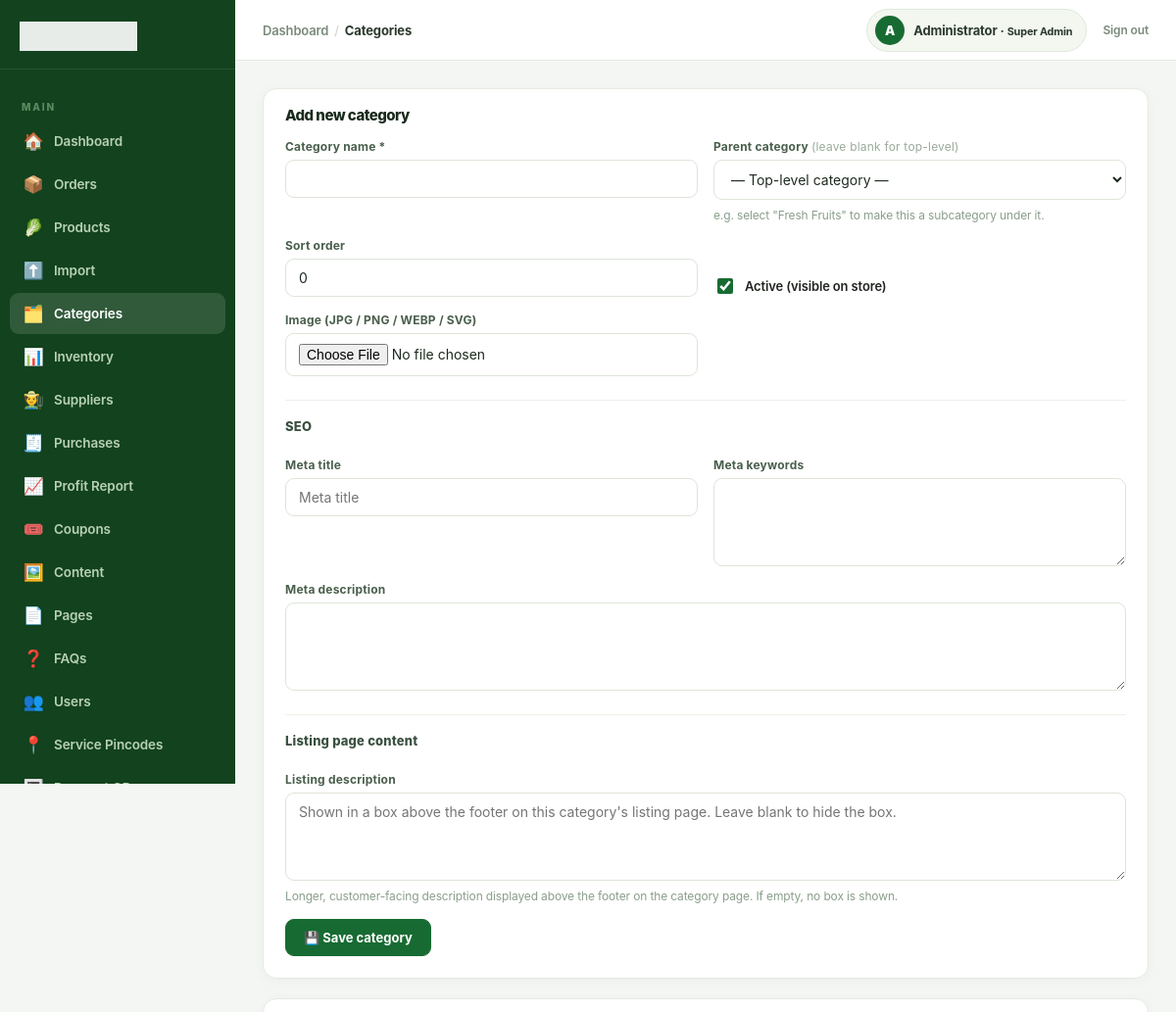
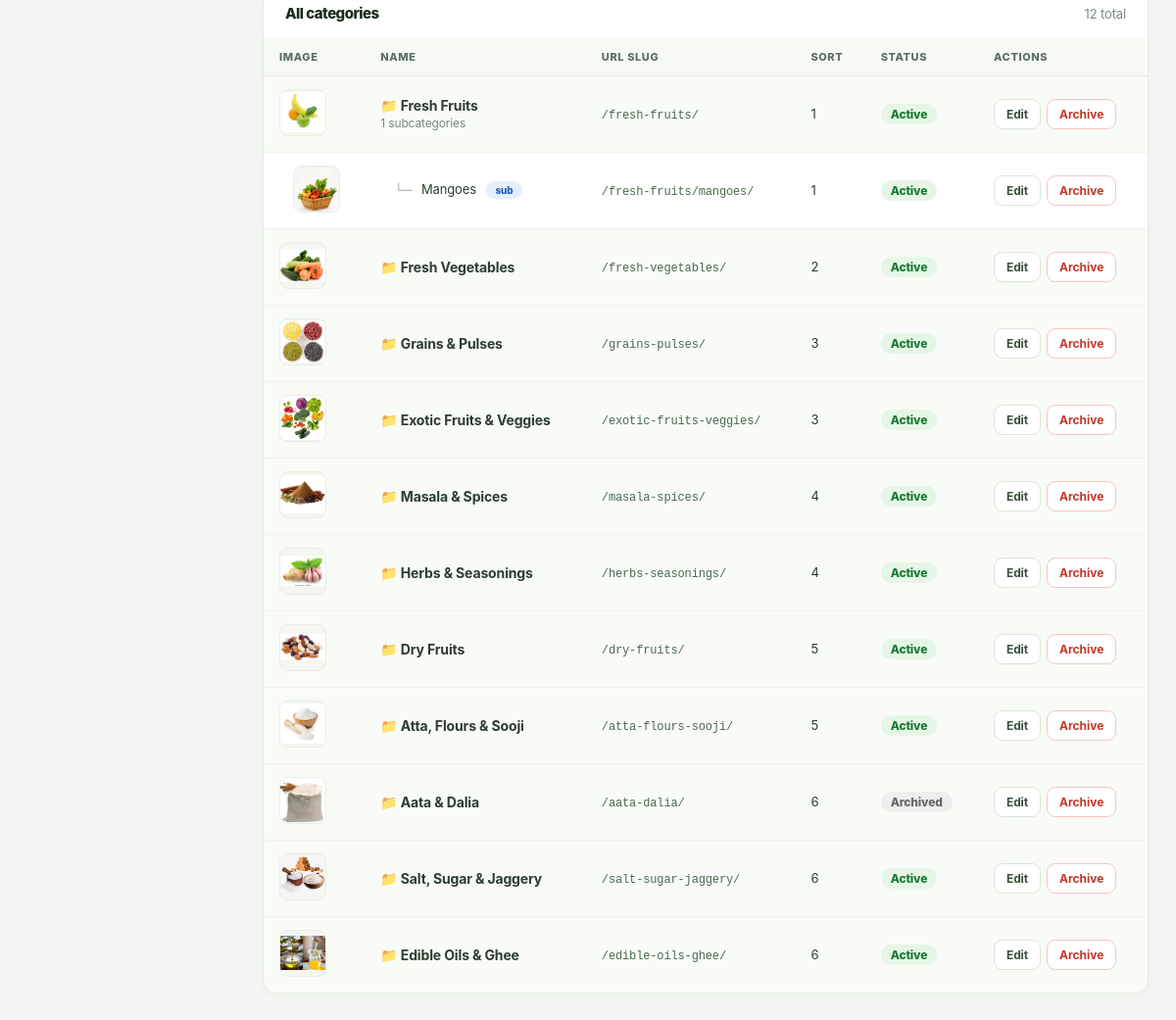
Screenshot of /admin/categories.php (signed in) with the database file from the repository (2 pictures, top to bottom).
### tables this page shows
CREATE TABLE `users` (
  `id` bigint(20) UNSIGNED NOT NULL,
  `name` varchar(120) NOT NULL,
  `first_name` varchar(80) DEFAULT NULL,
  `last_name` varchar(80) DEFAULT NULL,
  `email` varchar(190) DEFAULT NULL,
  `phone` varchar(20) DEFAULT NULL,
  `avatar` varchar(500) DEFAULT NULL,
  `password_hash` varchar(255) DEFAULT NULL,
  `provider` enum('local','google','facebook') NOT NULL DEFAULT 'local',
  `provider_id` varchar(190) DEFAULT NULL,
  `role_slug` varchar(80) NOT NULL DEFAULT 'customer',
  `points` int(10) UNSIGNED NOT NULL DEFAULT 0,
  `wallet_balance` decimal(10,2) NOT NULL DEFAULT 0.00,
  `remember_token_hash` varchar(255) DEFAULT NULL,
  `referral_code` varchar(32) DEFAULT NULL,
  `referred_by` bigint(20) UNSIGNED DEFAULT NULL,
  `is_active` tinyint(1) NOT NULL DEFAULT 1,
  `remarks` text DEFAULT NULL,
  `created_at` timestamp NOT NULL DEFAULT current_timestamp(),
  `updated_at` timestamp NOT NULL DEFAULT current_timestamp() ON UPDATE current_timestamp()
);

CREATE TABLE `categories` (
  `id` int(10) UNSIGNED NOT NULL,
  `parent_id` int(10) UNSIGNED DEFAULT NULL,
  `name` varchar(120) NOT NULL,
  `slug` varchar(140) NOT NULL,
  `image` varchar(255) DEFAULT NULL,
  `is_active` tinyint(1) DEFAULT 1,
  `sort_order` int(11) DEFAULT 0,
  `meta_title` varchar(180) DEFAULT NULL,
  `meta_description` varchar(320) DEFAULT NULL,
  `meta_keywords` varchar(500) DEFAULT NULL,
  `listing_description` text DEFAULT NULL
);

### config/config.php (called while the page is built, shortened)
<?php
function e(?string $v):string{return htmlspecialchars($v??'',ENT_QUOTES,'UTF-8');}
function url(string $p=''):string{return BASE_URL.ltrim($p,'/');}
function asset_url(?string $p):string{if(!$p)return url('assets/images/products/no-product-basket.png');return preg_match('~^https?://~i',$p)?$p:url($p);}

### admin/categories.php (the view, shortened to what this page needs)
<?php
$pdo = db();
$edit = null;
$allCats = $pdo->query('SELECT * FROM categories ORDER BY sort_order,id')->fetchAll();
$parents  = array_filter($allCats, fn($c) => !$c['parent_id']);
$children = [];
foreach ($allCats as $c) {
    if ($c['parent_id']) $children[$c['parent_id']][] = $c;
}
$adminSection = 'categories';
$adminCrumbs  = [['label' => 'Categories']];
include __DIR__.'/../includes/admin-header.php';
?>
<div class="ap-card">
  <div class="ap-card-header">
    <h2 class="ap-card-title"><?= $edit ? 'Edit category' : 'Add new category' ?></h2>
  </div>
  <div class="ap-card-body">
    <form class="ap-form" method="post" enctype="multipart/form-data">
      <div class="ap-form-grid">
        <div class="ap-field">
          <label class="ap-label">Category name *</label>
          <input class="ap-input" name="name" value="<?= e($edit['name'] ?? '') ?>" required>
        </div>
        <div class="ap-field">
          <label class="ap-label">
            Parent category
            <span style="font-weight:400;color:#9aaa9b">(leave blank for top-level)</span>
          </label>
          <select class="ap-select" name="parent_id">
            <option value="">— Top-level category —</option>
          </select>
          <span class="ap-hint">e.g. select "Fresh Fruits" to make this a subcategory under it.</span>
        </div>
        <div class="ap-field">
          <label class="ap-label">Sort order</label>
          <input class="ap-input" name="sort_order" type="number"
                 value="<?= e((string)($edit['sort_order'] ?? 0)) ?>">
        </div>
        <div class="ap-field" style="align-self:end;">
          <label class="ap-check-row">
            <input type="checkbox" name="active"
                   <?= !isset($edit['is_active']) || $edit['is_active'] ? 'checked' : '' ?>>
            Active (visible on store)
          </label>
        </div>
        <div class="ap-field">
          <label class="ap-label">Image (JPG / PNG / WEBP / SVG)</label>
          <input class="ap-input" type="file" name="image"
                 accept="image/jpeg,image/png,image/webp,image/svg+xml">
        </div>
      </div>
      <div class="ap-section-title">SEO</div>
      <div class="ap-form-grid">
        <div class="ap-field">
          <label class="ap-label">Meta title</label>
          <input class="ap-input" name="meta_title"
                 value="<?= e($edit['meta_title'] ?? '') ?>" placeholder="Meta title">
        </div>
        <div class="ap-field">
          <label class="ap-label">Meta keywords</label>
          <textarea class="ap-textarea" name="meta_keywords"><?= e($edit['meta_keywords'] ?? '') ?></textarea>
        </div>
        <div class="ap-field ap-form-wide">
          <label class="ap-label">Meta description</label>
          <textarea class="ap-textarea" name="meta_description"><?= e($edit['meta_description'] ?? '') ?></textarea>
        </div>
      </div>
      <div class="ap-section-title">Listing page content</div>
      <div class="ap-form-grid">
        <div class="ap-field ap-form-wide">
          <label class="ap-label">Listing description</label>
          <textarea class="ap-textarea" name="listing_description" rows="4"
                    placeholder="Shown in a box above the footer on this category's listing page. Leave blank to hide the box."><?= e($edit['listing_description'] ?? '') ?></textarea>
          <span class="ap-hint">Longer, customer-facing description displayed above the footer on the category page. If empty, no box is shown.</span>
        </div>
      </div>
      <div><button class="ap-btn ap-btn-primary">💾 Save category</button></div>
    </form>
  </div>
</div>
<div class="ap-card">
  <div class="ap-card-header">
    <h2 class="ap-card-title">All categories</h2>
    <span style="font-size:13px;color:#7a8a7b;"><?= count($allCats) ?> total</span>
  </div>
  <div class="ap-card-body no-pad">
    <div class="ap-table-wrap">
      <table class="ap-table">
        <thead>
          <tr>
            <th>Image</th>
            <th>Name</th>
            <th>URL slug</th>
            <th>Sort</th>
            <th>Status</th>
            <th>Actions</th>
          </tr>
        </thead>
        <tbody>
          <?php foreach ($parents as $parent): ?>
          <tr style="background:#f8fbf6;">
            <td>
              <img class="thumb" src="<?= e(asset_url($parent['image'])) ?>" alt="">
            </td>
            <td>
              <b style="font-size:14px;">📁 <?= e($parent['name']) ?></b>
              <?php $childCount = count($children[$parent['id']] ?? []); ?>
              <?php if ($childCount): ?>
                <small style="color:#7a8a7b;"><?= $childCount ?> subcategories</small>
              <?php endif; ?>
            </td>
            <td><code style="font-size:12px;color:#4a6a4c;">/<?= e($parent['slug']) ?>/</code></td>
            <td><?= $parent['sort_order'] ?></td>
            <td>
              <span class="ap-badge <?= $parent['is_active'] ? 'ap-badge-green' : 'ap-badge-gray' ?>">
                <?= $parent['is_active'] ? 'Active' : 'Archived' ?>
              </span>
            </td>
            <td>
              <div style="display:flex;gap:6px;">
                <a class="ap-btn ap-btn-sm" href="?edit=<?= $parent['id'] ?>">Edit</a>
                <form method="post" style="display:inline">
                  <button class="ap-btn ap-btn-sm ap-btn-danger"
                          onclick="return confirm('Archive this category? Subcategories will become top-level.')">
                    Archive
                  </button>
                </form>
              </div>
            </td>
          </tr>
          <?php foreach (($children[$parent['id']] ?? []) as $child): ?>
          <tr>
            <td style="padding-left:30px;">
              <img class="thumb" src="<?= e(asset_url($child['image'])) ?>" alt="">
            </td>
            <td style="padding-left:30px;">
              <span style="color:#9aaa9b;margin-right:6px;">└─</span>
              <?= e($child['name']) ?>
              <span class="ap-badge ap-badge-blue" style="font-size:10px;margin-left:6px;">sub</span>
            </td>
            <td>
              <code style="font-size:12px;color:#4a6a4c;">/<?= e($parent['slug']) ?>/<?= e($child['slug']) ?>/</code>
            </td>
            <td><?= $child['sort_order'] ?></td>
            <td>
              <span class="ap-badge <?= $child['is_active'] ? 'ap-badge-green' : 'ap-badge-gray' ?>">
                <?= $child['is_active'] ? 'Active' : 'Archived' ?>
              </span>
            </td>
            <td>
              <div style="display:flex;gap:6px;">
                <a class="ap-btn ap-btn-sm" href="?edit=<?= $child['id'] ?>">Edit</a>
                <form method="post" style="display:inline">
                  <button class="ap-btn ap-btn-sm ap-btn-danger"
                          onclick="return confirm('Archive this subcategory?')">
                    Archive
                  </button>
                </form>
              </div>
            </td>
          </tr>
          <?php endforeach; ?>
          <?php endforeach; ?>
        </tbody>
      </table>
    </div>
  </div>
</div>
<?php include __DIR__.'/../includes/admin-footer.php'; ?>

### includes/admin-header.php (shortened to what this page needs)
<?php
$adminTitle   = $adminTitle   ?? 'Admin';
$adminSection = $adminSection ?? '';
$adminCrumbs  = $adminCrumbs  ?? [];
$_au = null;
if (is_logged_in()) {
    $_s = $pdo->prepare('SELECT first_name, last_name, role_slug FROM users WHERE id = ? LIMIT 1');
    $_s->execute([user_id()]);
    $_au = $_s->fetch();
}
$_auName  = trim(($_au['first_name'] ?? '') . ' ' . ($_au['last_name'] ?? '')) ?: 'Admin';
$_auRole  = ucwords(str_replace('_', ' ', $_au['role_slug'] ?? 'admin'));
$_auInit  = strtoupper(mb_substr($_auName, 0, 1));
$_navItems = [
    ['dashboard', '🏠', 'Dashboard',  url('admin/'),                 null],
    ['orders',    '📦', 'Orders',     url('admin/orders.php'),       'orders'],
    ['products',  '🥬', 'Products',   url('admin/products.php'),     'catalog'],
    ['import',    '⬆️', 'Import',     url('admin/import.php'),       'catalog'],
    ['categories','🗂️',  'Categories', url('admin/categories.php'),  'catalog'],
    ['inventory', '📊', 'Inventory',  url('admin/inventory.php'),    'catalog'],
    ['suppliers', '🧑‍🌾', 'Suppliers', url('admin/suppliers.php'),    'catalog'],
    ['purchases', '🧾', 'Purchases',  url('admin/purchases.php'),    'catalog'],
    ['inventory-report', '📈', 'Profit Report', url('admin/inventory-report.php'), 'catalog'],
    ['coupons',   '🎟️',  'Coupons',   url('admin/coupons.php'),      'settings'],
    ['content',   '🖼️',  'Content',   url('admin/content.php'),      'content'],
    ['pages',     '📄', 'Pages',      url('admin/pages.php'),        'content'],
    ['faqs',      '❓', 'FAQs',       url('admin/faqs.php'),         'content'],
    ['users',     '👥', 'Users',      url('admin/users.php'),        'users'],
    ['pincodes',  '📍', 'Service Pincodes', url('admin/pincodes.php'), 'settings'],
    ['qr',        '🔳', 'Payment QR', url('admin/qr.php'),           'settings'],
    ['settings',  '⚙️',  'Settings',  url('admin/settings.php'),    'settings'],
];
?>
<!doctype html>
<html lang="en">
<head>
  <link rel="stylesheet" href="<?= url('assets/css/style.css') ?>?v=<?= time() ?>">
</head>
<body class="admin-body">
<div class="admin-shell">
  <aside class="admin-sidebar" id="adminSidebar">
    <div class="admin-brand">
      <img src="<?= url('assets/logo.png') ?>" alt="<?= e(APP_NAME) ?>">
    </div>
    <nav class="admin-nav">
      <div class="admin-nav-section">Main</div>
      <?php foreach ($_navItems as [$key, $icon, $label, $href, $perm]): ?>
        <a href="<?= e($href) ?>" class="<?= $adminSection === $key ? 'active' : '' ?>">
          <span class="nav-icon"><?= $icon ?></span>
          <?= e($label) ?>
        </a>
      <?php endforeach; ?>
    </nav>
  </aside>
  <div class="admin-main">
    <header class="admin-topbar">
      <div class="admin-topbar-left">
        <?php if ($adminCrumbs): ?>
          <nav class="admin-breadcrumb" aria-label="Breadcrumb">
            <a href="<?= url('admin/') ?>">Dashboard</a>
            <?php foreach ($adminCrumbs as $_crumb): ?>
              <span class="sep">/</span>
              <?php if (!empty($_crumb['url'])): ?>
                <a href="<?= e($_crumb['url']) ?>"><?= e($_crumb['label']) ?></a>
              <?php else: ?>
                <span class="current"><?= e($_crumb['label']) ?></span>
              <?php endif; ?>
            <?php endforeach; ?>
          </nav>
        <?php else: ?>
          <nav class="admin-breadcrumb">
            <span class="current"><?= e($adminTitle) ?></span>
          </nav>
        <?php endif; ?>
      </div>
      <div class="admin-topbar-right">
        <div class="admin-user-pill">
          <div class="admin-avatar"><?= e($_auInit) ?></div>
          <span><?= e($_auName) ?> &middot; <small><?= e($_auRole) ?></small></span>
        </div>
        <a href="<?= url('admin/logout.php') ?>">Sign out</a>
      </div>
    </header>
    <div class="admin-content">

### rows the page displays
users: _auInit "A", first_name "Administrator", role_slug "Super Admin"
categories: image (picture), name "Fresh Fruits", id "1", slug "fresh-fruits", sort_order "1", is_active "Active"
categories: name "Mangoes", slug "mangoes", sort_order "1", is_active "Active"
categories: image (picture), name "Fresh Vegetables", slug "fresh-vegetables", sort_order "2", is_active "Active"
categories: image (picture), name "Grains & Pulses", slug "grains-pulses", sort_order "3", is_active "Active"
categories: image (picture), name "Exotic Fruits & Veggies", slug "exotic-fruits-veggies", sort_order "3", is_active "Active"
categories: image (picture), name "Masala & Spices", slug "masala-spices", sort_order "4", is_active "Active"
categories: image (picture), name "Herbs & Seasonings", slug "herbs-seasonings", sort_order "4", is_active "Active"
categories: image (picture), name "Dry Fruits", slug "dry-fruits", sort_order "5", is_active "Active"
categories: image (picture), name "Atta, Flours & Sooji", slug "atta-flours-sooji", sort_order "5", is_active "Active"
categories: image (picture), name "Aata & Dalia", slug "aata-dalia", sort_order "6", is_active "Archived"
categories: image (picture), name "Salt, Sugar & Jaggery", slug "salt-sugar-jaggery", sort_order "6", is_active "Active"
categories: image (picture), name "Edible Oils & Ghee", slug "edible-oils-ghee", sort_order "6", is_active "Active"

### other values shown
$icon "🏠"
$label "Dashboard"
$icon "📦"
$label "Orders"
$icon "🥬"
$label "Products"
$icon "⬆️"
$label "Import"
$icon "🗂️"
$label "Categories"
$icon "📊"
$label "Inventory"
$icon "🧑‍🌾"
$label "Suppliers"
$icon "🧾"
